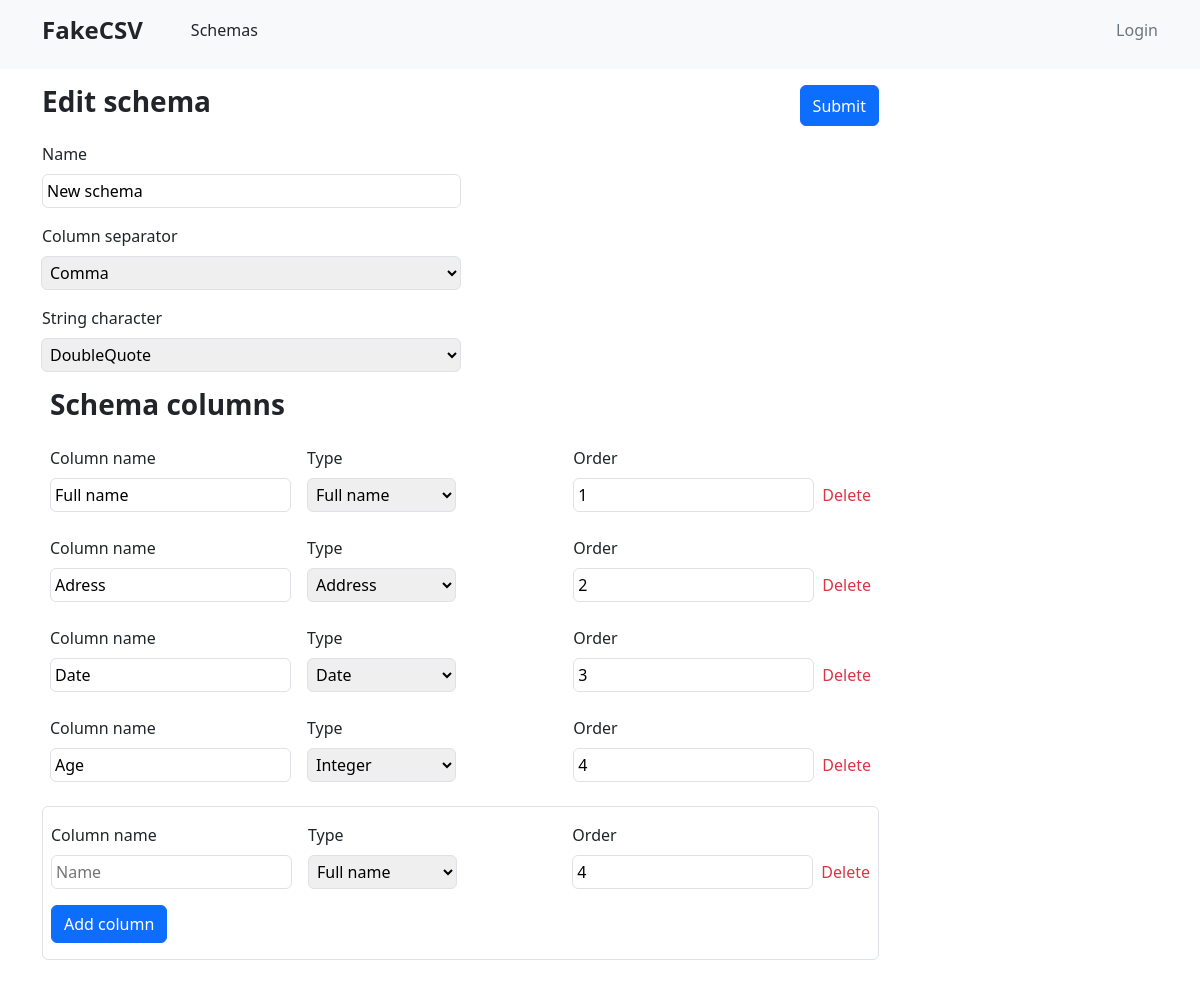
/data_schemas/edit_schema/150, run on the app's committed database.
### data_schemas/models.py (models this page shows, shortened)
class Schema(models.Model):
    owner = models.ForeignKey(User, on_delete=models.CASCADE)
    title = models.CharField(max_length=250)
    column_separator = models.CharField(max_length=50)
    string_character = models.CharField(max_length=50)
    created_at = models.DateField(auto_now_add=datetime.datetime.now())
    updated_at = models.DateField(auto_now_add=datetime.datetime.now())

class SchemaColumn(models.Model):
    column_name = models.CharField(max_length=250)
    order = models.IntegerField()
    data_type = models.ForeignKey(DataType, on_delete=models.CASCADE)
    schema = models.ForeignKey(Schema, on_delete=models.CASCADE)
    created_at = models.DateField(auto_now_add=datetime.datetime.now())
    updated_at = models.DateField(auto_now_add=datetime.datetime.now())

class DataType(models.Model):
    column_type = models.CharField(max_length=50)
    def __str__(self):
        return self.column_type

### data_schemas/views.py (the view, shortened to what this page needs)
# urls.py: path('edit_schema/<int:pk>', edit_schema, name='edit_schema')
def edit_schema(request: HttpRequest, pk: int) -> HttpResponse:
    schema = Schema.objects.filter(id=pk).first()
    schema_columns = SchemaColumn.objects.filter(schema=schema).all()
    data_types = DataType.objects.filter().all()
    return render(request, "data_schemas/edit_schema.html", {'schema': schema,
                                                             'schema_columns': schema_columns,
                                                             'data_types': data_types})

### data_schemas/templates/data_schemas/edit_schema.html (shortened to what this page needs)
{% extends "base.html" %}
{% block content %}
    <div class="py-3 w-75">
        <form method="post">
            <div class="d-flex justify-content-between">
                <p class="h3 fw-semibold">Edit schema</p>
                <button type="submit" class="btn btn-primary">Submit</button>
            </div>
            <div class="d-flex flex-column mt-3">
                <div class="d-flex flex-column w-50">
                    <label>Name</label>
                    <input value="{{ schema.title }}" type="text" name="schema_title" id="schema_title" class="border border-muted rounded mt-2 p-1" required/>
                </div>
                <div class="mt-3">
                    <div class="input-group mb-3 d-flex flex-column w-50">
                      <label class="pb-2">Column separator</label>
                      <select type="text" name="schema_column_separator" id="schema_column_separator" class="custom-select p-1 border border-muted rounded" required>
                          <option value="{{ schema.column_separator }}" selected>{{ schema.column_separator }}</option>
                      </select>
                    </div>
                </div>
                <div class="">
                    <div class="input-group d-flex flex-column w-50">
                      <label class="pb-2">String character</label>
                      <select type="text" name="schema_string_character" id="schema_string_character" class="custom-select p-1 border border-muted rounded" required>
                          <option value="{{ schema.string_character }}" selected>{{ schema.string_character }}</option>
                      </select>
                    </div>
                </div>
            </div>
            <div class="mt-3 px-2" id="columns">
                <p class="h3 text-dark fw-semibold">Schema columns</p>
                {% for column in schema_columns %}
                    <div class="d-flex justify-content-between mt-4" id="column-{{ forloop.counter }}">
                    <div class="d-flex flex-row">
                        <div class="d-flex flex-column">
                            <label class="mb-2">Column name</label>
                            <input value="{{ column.column_name }}" type="text"  name="column_name" id="column_name" class="border border-muted rounded p-1 me-3" placeholder="Name"/>
                        </div>
                        <div class="d-flex flex-column">
                            <label class="mb-2">Type</label>
                            <select type="text"  name="column_type" id="column_type" class="custom-select p-1 border border-muted rounded mw-100">
                                <option value="{{ column.data_type }}" selected>{{ column.data_type }}</option>
                              </select>
                        </div>
                    </div>
                    <div class="d-flex flex-row align-items-center">
                        <div class="d-flex flex-column">
                            <label class="mb-2">Order</label>
                            <div class="d-flex flex-row align-items-center">
                                <input value="{{ column.order }}" type="number" name="column_order" id="column_order" class="border border-muted rounded p-1 me-2" value="0"/>
                                <a href="" onclick="deleteColumn(event, 'column-{{ forloop.counter }}')" class="text-decoration-none text-danger">Delete</a>
                            </div>
                        </div>
                    </div>
                </div>
                {% endfor %}
            </div>
        </form>
        <div class="border border-muted rounded px-2 mt-4 pb-3 mb-5">
                <div class="d-flex justify-content-between mt-3" id="new_column">
                     <div class="d-flex flex-row">
                        <div class="d-flex flex-column">
                            <label class="mb-2">Column name</label>
                            <input type="text" name="column_name" id="column_name" class="border border-muted rounded p-1 me-3" placeholder="Name"/>
                        </div>
                        <div class="d-flex flex-column">
                            <label class="mb-2">Type</label>
                            <select type="text" name="column_type" id="column_type" class="custom-select p-1 border border-muted rounded mw-100" id="inputGroupSelect05">
                                {% for type in data_types %}
                                        {% if forloop.counter == 1 %}
                                            <option selected>{{ type.column_type }}</option>
                                        {% else %}
                                            <option value="{{ type.column_type }}">{{ type.column_type }}</option>
                                        {% endif %}
                                {% endfor %}
                              </select>
                        </div>
                    </div>
                        <div class="d-flex flex-row align-items-center">
                        <div class="d-flex flex-column">
                            <label class="mb-2">Order</label>
                            <div class="d-flex flex-row align-items-center">
                                <input type="number" name="column_order" id="column_order" class="border border-muted rounded p-1 me-2" value="4" />
                                <a href="javascript:void(0)" id="delete_a" class="text-decoration-none text-danger">Delete</a>
                            </div>
                        </div>
                     </div>
                </div>
                <button class="btn btn-primary mt-3" onclick="addColumn(event)">Add column</button>
            </div>
    </div>
{% endblock %}

### data on the page
Schema: schema_title "New schema", schema_column_separator "Comma", schema_string_character "DoubleQuote"
SchemaColumn: column_name "Full name", column_type "Full name", column_order "1"
SchemaColumn: column_name "Adress", column_type "Address", column_order "2"
SchemaColumn: column_name "Date", column_type "Date", column_order "3"
SchemaColumn: column_name "Age", column_type "Integer", column_order "4"

### other printed values
form field column_type "Full name"
